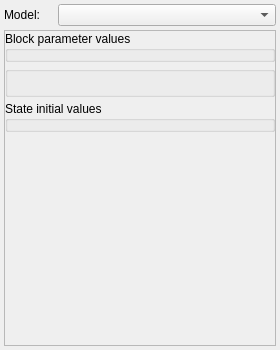
<?xml version="1.0" encoding="UTF-8"?>
<ui version="4.0">
 <class>BlockPropertiesWidget</class>
 <widget class="QWidget" name="BlockPropertiesWidget">
  <property name="geometry">
   <rect>
    <x>0</x>
    <y>0</y>
    <width>280</width>
    <height>350</height>
   </rect>
  </property>
  <property name="minimumSize">
   <size>
    <width>280</width>
    <height>350</height>
   </size>
  </property>
  <property name="windowTitle">
   <string>Properties</string>
  </property>
  <layout class="QVBoxLayout" name="verticalLayout">
   <property name="spacing">
    <number>4</number>
   </property>
   <property name="leftMargin">
    <number>4</number>
   </property>
   <property name="topMargin">
    <number>4</number>
   </property>
   <property name="rightMargin">
    <number>4</number>
   </property>
   <property name="bottomMargin">
    <number>4</number>
   </property>
   <item>
    <layout class="QHBoxLayout" name="horizontalLayout_2">
     <item>
      <widget class="QLabel" name="label_3">
       <property name="maximumSize">
        <size>
         <width>50</width>
         <height>16777215</height>
        </size>
       </property>
       <property name="text">
        <string>Model:</string>
       </property>
      </widget>
     </item>
     <item>
      <widget class="QComboBox" name="typeComboBox"/>
     </item>
    </layout>
   </item>
   <item>
    <widget class="QScrollArea" name="paramsScrollArea">
     <property name="widgetResizable">
      <bool>true</bool>
     </property>
     <widget class="QWidget" name="scrollAreaWidgetContents">
      <property name="geometry">
       <rect>
        <x>0</x>
        <y>0</y>
        <width>270</width>
        <height>307</height>
       </rect>
      </property>
      <layout class="QVBoxLayout" name="verticalLayout_2">
       <property name="spacing">
        <number>4</number>
       </property>
       <property name="leftMargin">
        <number>0</number>
       </property>
       <property name="topMargin">
        <number>0</number>
       </property>
       <property name="rightMargin">
        <number>0</number>
       </property>
       <property name="bottomMargin">
        <number>0</number>
       </property>
       <item>
        <widget class="QGroupBox" name="fieldsGroupBox">
         <property name="title">
          <string>Block parameter values</string>
         </property>
        </widget>
       </item>
       <item>
        <widget class="QGroupBox" name="parsGroupBox">
         <property name="title">
          <string/>
         </property>
         <property name="flat">
          <bool>false</bool>
         </property>
         <zorder>verticalSpacer</zorder>
        </widget>
       </item>
       <item>
        <widget class="QGroupBox" name="statesGroupBox">
         <property name="title">
          <string>State initial values</string>
         </property>
        </widget>
       </item>
       <item>
        <spacer name="verticalSpacer">
         <property name="orientation">
          <enum>Qt::Vertical</enum>
         </property>
         <property name="sizeHint" stdset="0">
          <size>
           <width>20</width>
           <height>208</height>
          </size>
         </property>
        </spacer>
       </item>
      </layout>
     </widget>
    </widget>
   </item>
  </layout>
 </widget>
 <resources/>
 <connections/>
</ui>
